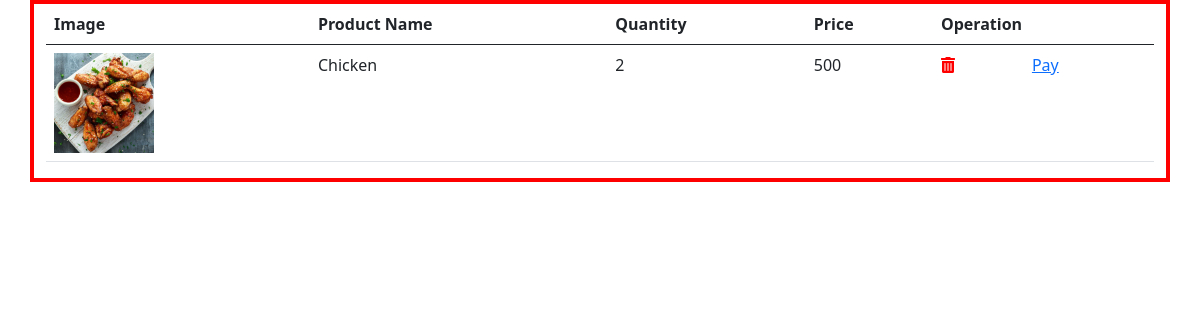
/cart.php (signed in), run on the app's committed database.
### tables this page shows
CREATE TABLE `order` (
  `o_id` int(50) NOT NULL,
  `pid` int(50) NOT NULL,
  `uid` int(30) NOT NULL,
  `date` date NOT NULL DEFAULT current_timestamp(),
  `p_quantity` int(50) NOT NULL,
  `amount` double NOT NULL,
  `status` text NOT NULL,
  `brand` varchar(50) NOT NULL
);

CREATE TABLE `product` (
  `pid` int(10) NOT NULL,
  `brandid` int(10) NOT NULL,
  `name` varchar(20) NOT NULL,
  `price` int(200) NOT NULL,
  `quantity` int(10) NOT NULL,
  `type` varchar(50) NOT NULL,
  `img` varchar(50) NOT NULL
);

### cart.php (the view, shortened to what this page needs)
<?php
 include'config.php';
     $Userid=$_SESSION['username'];
    $sql3="SELECT id FROM users WHERE username='$Userid'" OR die('query failed on line 72');
    $run3=mysqli_query($conn,$sql3) OR die('query failed on line 73');
    $result3=mysqli_fetch_assoc($run3);
    $user=$result3['id'];
?>
<!doctype html>
<html lang="en">
  <head>
    <link href="https://cdn.jsdelivr.net/npm/bootstrap@5.0.2/dist/css/bootstrap.min.css" rel="stylesheet">
    <link rel="stylesheet" href="https://cdnjs.cloudflare.com/ajax/libs/font-awesome/5.15.3/css/all.min.css" />
  </head>
  <body>
      <div class="container" style="border:4px solid red">
      	<div class="row">
      		<div class="col-md-12">
      			    <table class="table">
						  <thead>
						    <tr>
						      <th scope="col">Image</th>
						      <th scope="col">Product Name</th>
						      <th scope="col">Quantity</th>
						      <th scope="col">Price</th>
						      <th scope="col" colspan="2">Operation</th>
						    </tr>
						  </thead>
						  <tbody>
						  	<?php
 								$sql="SELECT * FROM `order` INNER JOIN  `product` ON order.pid=product.pid WHERE uid=$user"OR die("Query failed on line 41");
 								$run=mysqli_query($conn,$sql) OR die("Query failed on line 42");
 								if(mysqli_num_rows($run)>0){
 									while($result=mysqli_fetch_assoc($run)){
						  	?>
						    <tr>
						      <th scope="row"><img src="images/<?php echo $result['img'];?>" style="height:100px;"></th>
						      <td><?php echo $result['name'];?></td>
						      <td><?php echo $result['p_quantity'];?></td>
						      <td><?php echo $result['amount'];?></td>
						      <td><a href="deletecart.php?id=<?php echo $result['pid'];?>"><i class="fas fa-trash-alt" style="color:red;"></i></a></td>
						      <td><a href="">Pay</a></td>
						    </tr>
						  </tbody>
						  <?php }}?>
				</table>
      	</div>
      </div>
  </body>
</html>

### data on the page
order: pid.img (picture), pid.name "Chicken", p_quantity "2", amount "500"
